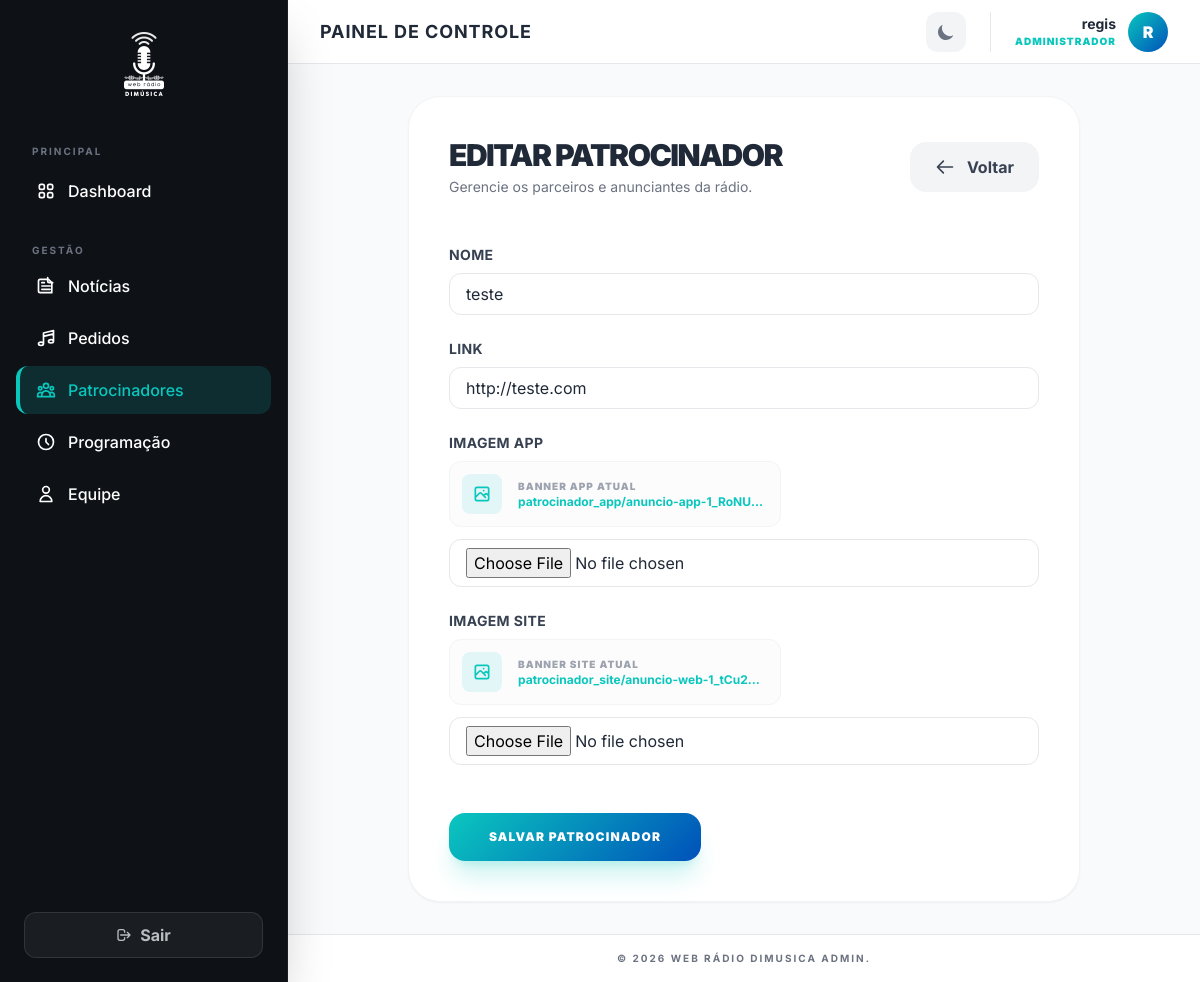
/painel/patrocinadores/10/editar/ (signed in), run on an earlier commit of the app's database.
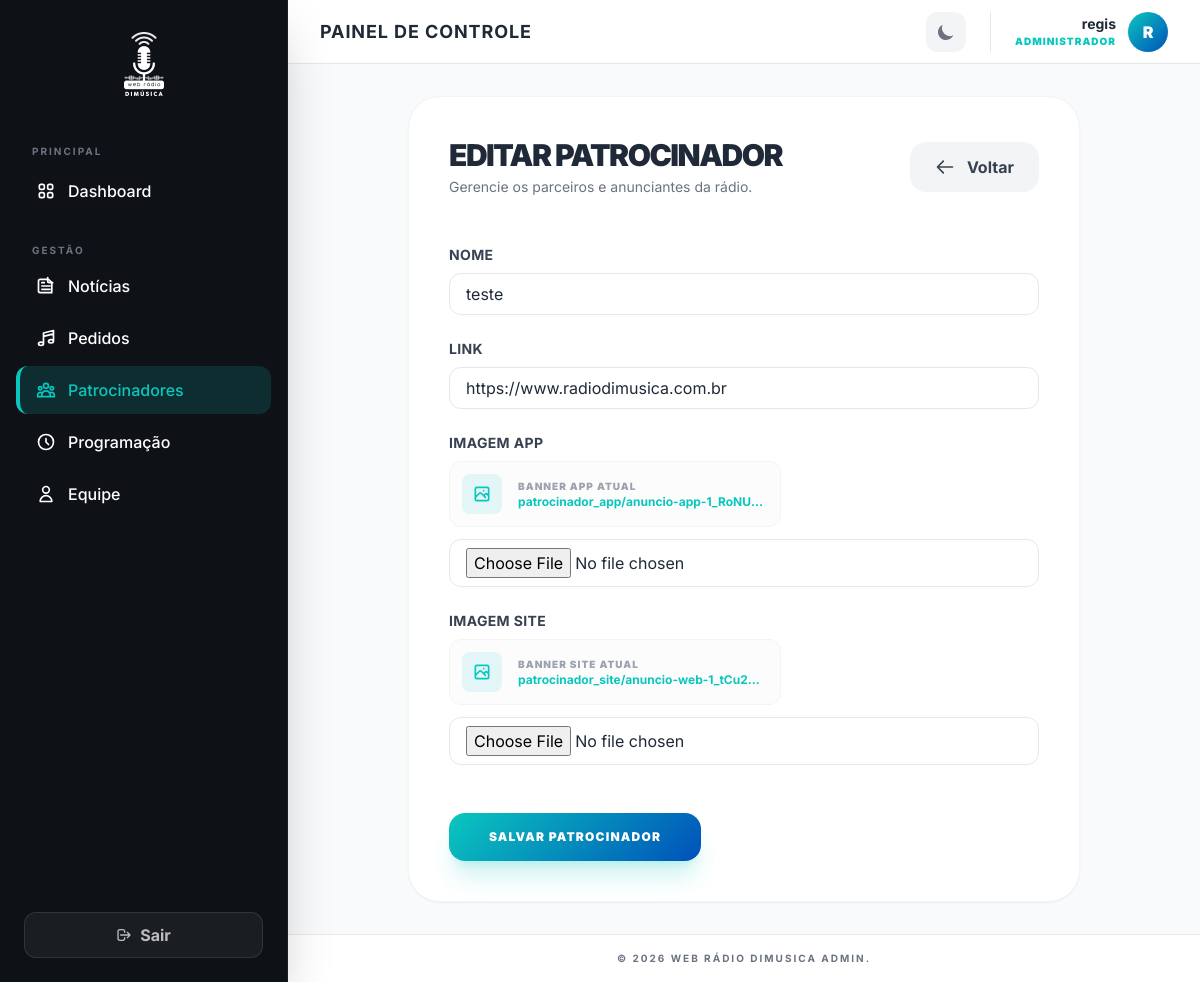
And on a later commit of the database.
### sponsors/models.py (models this page shows, shortened)
class Patrocinador(models.Model):
    nome = models.CharField(max_length=255, unique=True, blank=False, null=False)
    link = models.URLField(max_length=255, blank=False, null=False)
    imagem_app = models.ImageField(upload_to='patrocinador_app/', blank=False, null=False)
    imagem_site = models.ImageField(upload_to='patrocinador_site/', blank=False, null=False)
    created_at = models.DateTimeField(auto_now_add=True)
    updated_at = models.DateTimeField(auto_now=True)

### webadmin/views.py (the view)
# urls.py: path('patrocinadores/<int:pk>/editar/', views.patrocinador_form, name='admin_sponsor_edit'),
@login_required(login_url='admin_login')
def patrocinador_form(request, pk=None):
    if pk:
        patrocinador = get_object_or_404(Patrocinador, pk=pk)
    else:
        patrocinador = None
    if request.method == 'POST':
        form = PatrocinadorForm(request.POST, request.FILES, instance=patrocinador)
        if form.is_valid():
            form.save()
            messages.success(request, 'Patrocinador salvo com sucesso!')
            return redirect('admin_sponsors_list')
    else:
        form = PatrocinadorForm(instance=patrocinador)
    return render(request, 'webadmin/patrocinador_form.html', {
        'form': form,
        'is_edit': bool(pk)
    })

### webadmin/forms.py
class PatrocinadorForm(forms.ModelForm):
    class Meta:
        model = Patrocinador
        fields = ['nome', 'link', 'imagem_app', 'imagem_site']
        widgets = {
            'nome': forms.TextInput(attrs={'class': 'w-full px-4 py-2 border border-gray-200 dark:border-white/10 rounded-xl bg-white dark:bg-gray-800 text-gray-800 dark:text-white focus:outline-none focus:ring-2 focus:ring-teal/50 transition-all'}),
            'link': forms.URLInput(attrs={'class': 'w-full px-4 py-2 border border-gray-200 dark:border-white/10 rounded-xl bg-white dark:bg-gray-800 text-gray-800 dark:text-white focus:outline-none focus:ring-2 focus:ring-teal/50 transition-all'}),
            'imagem_app': forms.FileInput(attrs={'class': 'w-full px-4 py-2 border border-gray-200 dark:border-white/10 rounded-xl bg-white dark:bg-gray-800 text-gray-800 dark:text-white'}),
            'imagem_site': forms.FileInput(attrs={'class': 'w-full px-4 py-2 border border-gray-200 dark:border-white/10 rounded-xl bg-white dark:bg-gray-800 text-gray-800 dark:text-white'}),
        }

### webadmin/templates/webadmin/patrocinador_form.html (shortened to what the changed rows need)
{% extends 'webadmin/base.html' %}
{% block content %}
<div class="max-w-2xl mx-auto bg-white dark:bg-dark-lighter p-6 lg:p-10 rounded-[32px] shadow-sm border border-gray-100 dark:border-white/5 transition-colors duration-300">
    <div class="flex flex-col sm:flex-row justify-between items-start sm:items-center gap-6 mb-12">
        <div>
            <h2 class="text-3xl font-black text-gray-800 dark:text-white uppercase tracking-tighter">
                {% if is_edit %}Editar Patrocinador{% else %}Novo Patrocinador{% endif %}
            </h2>
        </div>
    </div>
    <form method="post" enctype="multipart/form-data" class="space-y-6">
        {% for field in form %}
        <div class="flex flex-col">
            <label class="font-bold text-sm text-gray-700 dark:text-gray-300 mb-2 uppercase tracking-wide">{{ field.label }}</label>
            {% if is_edit and field.name == 'imagem_app' and form.instance.imagem_app %}
            <div class="mb-3 flex items-center gap-4 p-3 bg-gray-50/50 dark:bg-white/5 border border-gray-100 dark:border-white/5 rounded-xl w-fit">
                <div class="w-10 h-10 rounded-lg bg-teal/10 flex items-center justify-center text-teal">
                    <svg class="w-5 h-5" fill="none" stroke="currentColor" viewBox="0 0 24 24"><path stroke-linecap="round" stroke-linejoin="round" stroke-width="2" d="M4 16l4.586-4.586a2 2 0 012.828 0L16 16m-2-2l1.586-1.586a2 2 0 012.828 0L20 14m-6-6h.01M6 20h12a2 2 0 002-2V6a2 2 0 00-2-2H6a2 2 0 00-2 2v12a2 2 0 002 2z" /></svg>
                </div>
                <div class="flex flex-col min-w-0">
                    <span class="text-[10px] text-gray-400 font-black uppercase tracking-widest">Banner App Atual</span>
                    <a href="{{ form.instance.imagem_app.url }}" target="_blank" class="text-teal hover:underline text-xs font-bold truncate max-w-[250px]">{{ form.instance.imagem_app.name }}</a>
                </div>
            </div>
            {% elif is_edit and field.name == 'imagem_site' and form.instance.imagem_site %}
            <div class="mb-3 flex items-center gap-4 p-3 bg-gray-50/50 dark:bg-white/5 border border-gray-100 dark:border-white/5 rounded-xl w-fit">
                <div class="w-10 h-10 rounded-lg bg-teal/10 flex items-center justify-center text-teal">
                    <svg class="w-5 h-5" fill="none" stroke="currentColor" viewBox="0 0 24 24"><path stroke-linecap="round" stroke-linejoin="round" stroke-width="2" d="M4 16l4.586-4.586a2 2 0 012.828 0L16 16m-2-2l1.586-1.586a2 2 0 012.828 0L20 14m-6-6h.01M6 20h12a2 2 0 002-2V6a2 2 0 00-2-2H6a2 2 0 00-2 2v12a2 2 0 002 2z" /></svg>
                </div>
                <div class="flex flex-col min-w-0">
                    <span class="text-[10px] text-gray-400 font-black uppercase tracking-widest">Banner Site Atual</span>
                    <a href="{{ form.instance.imagem_site.url }}" target="_blank" class="text-teal hover:underline text-xs font-bold truncate max-w-[250px]">{{ form.instance.imagem_site.name }}</a>
                </div>
            </div>
            {% endif %}
            {{ field }}
        </div>
        {% endfor %}
    </form>
</div>
{% endblock %}

What changed in the data, as far as the page shows it:
changed Patrocinador "teste": link "http://teste.com" → "https://www.radiodimusica.com.br"
